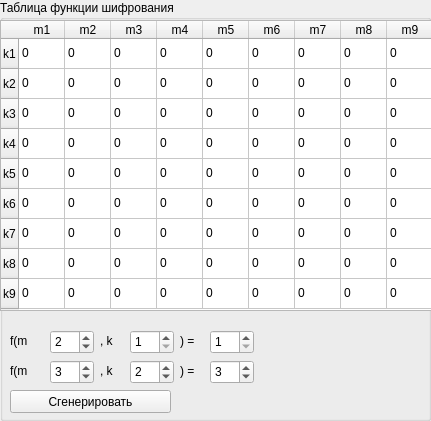
     <widget class="QGroupBox" name="tableOfFunctionGroupBox_Square">
      <property name="geometry">
       <rect>
        <x>190</x>
        <y>0</y>
        <width>431</width>
        <height>421</height>
       </rect>
      </property>
      <property name="title">
       <string>Таблица функции шифрования</string>
      </property>
      <property name="flat">
       <bool>false</bool>
      </property>
      <property name="checkable">
       <bool>false</bool>
      </property>
      <widget class="QTableWidget" name="tableOfFunction_Square">
       <property name="geometry">
        <rect>
         <x>0</x>
         <y>20</y>
         <width>441</width>
         <height>291</height>
        </rect>
       </property>
       <property name="gridStyle">
        <enum>Qt::SolidLine</enum>
       </property>
       <property name="cornerButtonEnabled">
        <bool>true</bool>
       </property>
       <attribute name="horizontalHeaderVisible">
        <bool>true</bool>
       </attribute>
       <attribute name="horizontalHeaderCascadingSectionResizes">
        <bool>false</bool>
       </attribute>
       <attribute name="horizontalHeaderDefaultSectionSize">
        <number>46</number>
       </attribute>
       <attribute name="horizontalHeaderHighlightSections">
        <bool>true</bool>
       </attribute>
       <attribute name="horizontalHeaderMinimumSectionSize">
        <number>30</number>
       </attribute>
       <attribute name="horizontalHeaderShowSortIndicator" stdset="0">
        <bool>true</bool>
       </attribute>
       <row>
        <property name="text">
         <string>k1</string>
        </property>
       </row>
       <row>
        <property name="text">
         <string>k2</string>
        </property>
       </row>
       <row>
        <property name="text">
         <string>k3</string>
        </property>
       </row>
       <row>
        <property name="text">
         <string>k4</string>
        </property>
       </row>
       <row>
        <property name="text">
         <string>k5</string>
        </property>
       </row>
       <row>
        <property name="text">
         <string>k6</string>
        </property>
       </row>
       <row>
        <property name="text">
         <string>k7</string>
        </property>
       </row>
       <row>
        <property name="text">
         <string>k8</string>
        </property>
       </row>
       <row>
        <property name="text">
         <string>k9</string>
        </property>
       </row>
       <column>
        <property name="text">
         <string>m1</string>
        </property>
       </column>
       <column>
        <property name="text">
         <string>m2</string>
        </property>
       </column>
       <column>
        <property name="text">
         <string>m3</string>
        </property>
       </column>
       <column>
        <property name="text">
         <string>m4</string>
        </property>
       </column>
       <column>
        <property name="text">
         <string>m5</string>
        </property>
       </column>
       <column>
        <property name="text">
         <string>m6</string>
        </property>
       </column>
       <column>
        <property name="text">
         <string>m7</string>
        </property>
       </column>
       <column>
        <property name="text">
         <string>m8</string>
        </property>
       </column>
       <column>
        <property name="text">
         <string>m9</string>
        </property>
       </column>
       <item row="0" column="0">
        <property name="text">
         <string>0</string>
        </property>
       </item>
       <item row="0" column="1">
        <property name="text">
         <string>0</string>
        </property>
       </item>
       <item row="0" column="2">
        <property name="text">
         <string>0</string>
        </property>
       </item>
       <item row="0" column="3">
        <property name="text">
         <string>0</string>
        </property>
       </item>
       <item row="0" column="4">
        <property name="text">
         <string>0</string>
        </property>
       </item>
       <item row="0" column="5">
        <property name="text">
         <string>0</string>
        </property>
       </item>
       <item row="0" column="6">
        <property name="text">
         <string>0</string>
        </property>
       </item>
       <item row="0" column="7">
        <property name="text">
         <string>0</string>
        </property>
       </item>
       <item row="0" column="8">
        <property name="text">
         <string>0</string>
        </property>
       </item>
       <item row="1" column="0">
        <property name="text">
         <string>0</string>
        </property>
       </item>
       <item row="1" column="1">
        <property name="text">
         <string>0</string>
        </property>
       </item>
       <item row="1" column="2">
        <property name="text">
         <string>0</string>
        </property>
       </item>
       <item row="1" column="3">
        <property name="text">
         <string>0</string>
        </property>
       </item>
       <item row="1" column="4">
        <property name="text">
         <string>0</string>
        </property>
       </item>
       <item row="1" column="5">
        <property name="text">
         <string>0</string>
        </property>
       </item>
       <item row="1" column="6">
        <property name="text">
         <string>0</string>
        </property>
       </item>
       <item row="1" column="7">
        <property name="text">
         <string>0</string>
        </property>
       </item>
       <item row="1" column="8">
        <property name="text">
         <string>0</string>
        </property>
       </item>
       <item row="2" column="0">
        <property name="text">
         <string>0</string>
        </property>
       </item>
       <item row="2" column="1">
        <property name="text">
         <string>0</string>
        </property>
       </item>
       <item row="2" column="2">
        <property name="text">
         <string>0</string>
        </property>
       </item>
       <item row="2" column="3">
        <property name="text">
         <string>0</string>
        </property>
       </item>
       <item row="2" column="4">
        <property name="text">
         <string>0</string>
        </property>
       </item>
       <item row="2" column="5">
        <property name="text">
         <string>0</string>
        </property>
       </item>
       <item row="2" column="6">
        <property name="text">
         <string>0</string>
        </property>
       </item>
       <item row="2" column="7">
        <property name="text">
         <string>0</string>
        </property>
       </item>
       <item row="2" column="8">
        <property name="text">
         <string>0</string>
        </property>
       </item>
       <item row="3" column="0">
        <property name="text">
         <string>0</string>
        </property>
       </item>
       <item row="3" column="1">
        <property name="text">
         <string>0</string>
        </property>
       </item>
       <item row="3" column="2">
        <property name="text">
         <string>0</string>
        </property>
       </item>
       <item row="3" column="3">
        <property name="text">
         <string>0</string>
        </property>
       </item>
       <item row="3" column="4">
        <property name="text">
         <string>0</string>
        </property>
       </item>
       <item row="3" column="5">
        <property name="text">
         <string>0</string>
        </property>
       </item>
       <item row="3" column="6">
        <property name="text">
         <string>0</string>
        </property>
       </item>
       <item row="3" column="7">
        <property name="text">
         <string>0</string>
        </property>
       </item>
       <item row="3" column="8">
        <property name="text">
         <string>0</string>
        </property>
       </item>
       <item row="4" column="0">
        <property name="text">
         <string>0</string>
        </property>
       </item>
       <item row="4" column="1">
        <property name="text">
         <string>0</string>
        </property>
       </item>
       <item row="4" column="2">
        <property name="text">
         <string>0</string>
        </property>
       </item>
       <item row="4" column="3">
        <property name="text">
         <string>0</string>
        </property>
       </item>
       <item row="4" column="4">
        <property name="text">
         <string>0</string>
        </property>
       </item>
       <item row="4" column="5">
        <property name="text">
         <string>0</string>
        </property>
       </item>
       <item row="4" column="6">
        <property name="text">
         <string>0</string>
        </property>
       </item>
       <item row="4" column="7">
        <property name="text">
         <string>0</string>
        </property>
       </item>
       <item row="4" column="8">
        <property name="text">
         <string>0</string>
        </property>
       </item>
       <item row="5" column="0">
        <property name="text">
         <string>0</string>
        </property>
       </item>
       <item row="5" column="1">
        <property name="text">
         <string>0</string>
        </property>
       </item>
       <item row="5" column="2">
        <property name="text">
         <string>0</string>
        </property>
       </item>
       <item row="5" column="3">
        <property name="text">
         <string>0</string>
        </property>
       </item>
       <item row="5" column="4">
        <property name="text">
         <string>0</string>
        </property>
       </item>
       <item row="5" column="5">
        <property name="text">
         <string>0</string>
        </property>
       </item>
       <item row="5" column="6">
        <property name="text">
         <string>0</string>
        </property>
       </item>
       <item row="5" column="7">
        <property name="text">
         <string>0</string>
        </property>
       </item>
       <item row="5" column="8">
        <property name="text">
         <string>0</string>
        </property>
       </item>
       <item row="6" column="0">
        <property name="text">
         <string>0</string>
        </property>
       </item>
       <item row="6" column="1">
        <property name="text">
         <string>0</string>
        </property>
       </item>
       <item row="6" column="2">
        <property name="text">
         <string>0</string>
        </property>
       </item>
       <item row="6" column="3">
        <property name="text">
         <string>0</string>
        </property>
       </item>
       <item row="6" column="4">
        <property name="text">
         <string>0</string>
        </property>
       </item>
       <item row="6" column="5">
        <property name="text">
         <string>0</string>
        </property>
       </item>
       <item row="6" column="6">
        <property name="text">
         <string>0</string>
        </property>
       </item>
       <item row="6" column="7">
        <property name="text">
         <string>0</string>
        </property>
       </item>
       <item row="6" column="8">
        <property name="text">
         <string>0</string>
        </property>
       </item>
       <item row="7" column="0">
        <property name="text">
         <string>0</string>
        </property>
       </item>
       <item row="7" column="1">
        <property name="text">
         <string>0</string>
        </property>
       </item>
       <item row="7" column="2">
        <property name="text">
         <string>0</string>
        </property>
       </item>
       <item row="7" column="3">
        <property name="text">
         <string>0</string>
        </property>
       </item>
       <item row="7" column="4">
        <property name="text">
         <string>0</string>
        </property>
       </item>
       <item row="7" column="5">
        <property name="text">
         <string>0</string>
        </property>
       </item>
       <item row="7" column="6">
        <property name="text">
         <string>0</string>
        </property>
       </item>
       <item row="7" column="7">
        <property name="text">
         <string>0</string>
        </property>
       </item>
       <item row="7" column="8">
        <property name="text">
         <string>0</string>
        </property>
       </item>
       <item row="8" column="0">
        <property name="text">
         <string>0</string>
        </property>
       </item>
       <item row="8" column="1">
        <property name="text">
         <string>0</string>
        </property>
       </item>
       <item row="8" column="2">
        <property name="text">
         <string>0</string>
        </property>
       </item>
       <item row="8" column="3">
        <property name="text">
         <string>0</string>
        </property>
       </item>
       <item row="8" column="4">
        <property name="text">
         <string>0</string>
        </property>
       </item>
       <item row="8" column="5">
        <property name="text">
         <string>0</string>
        </property>
       </item>
       <item row="8" column="6">
        <property name="text">
         <string>0</string>
        </property>
       </item>
       <item row="8" column="7">
        <property name="text">
         <string>0</string>
        </property>
       </item>
       <item row="8" column="8">
        <property name="text">
         <string>0</string>
        </property>
       </item>
      </widget>
      <widget class="QPushButton" name="generateTableOfFunctionButton_Square">
       <property name="geometry">
        <rect>
         <x>10</x>
         <y>390</y>
         <width>161</width>
         <height>23</height>
        </rect>
       </property>
       <property name="text">
        <string>Сгенерировать</string>
       </property>
      </widget>
      <widget class="QLabel" name="label">
       <property name="geometry">
        <rect>
         <x>10</x>
         <y>330</y>
         <width>41</width>
         <height>21</height>
        </rect>
       </property>
       <property name="text">
        <string>f(m</string>
       </property>
      </widget>
      <widget class="QSpinBox" name="numberOfColumnToBeConstant1_Square">
       <property name="geometry">
        <rect>
         <x>50</x>
         <y>330</y>
         <width>44</width>
         <height>24</height>
        </rect>
       </property>
       <property name="minimum">
        <number>1</number>
       </property>
       <property name="maximum">
        <number>9</number>
       </property>
       <property name="value">
        <number>2</number>
       </property>
      </widget>
      <widget class="QLabel" name="label_2">
       <property name="geometry">
        <rect>
         <x>100</x>
         <y>330</y>
         <width>41</width>
         <height>21</height>
        </rect>
       </property>
       <property name="text">
        <string>, k</string>
       </property>
      </widget>
      <widget class="QSpinBox" name="numberOfRowToBeConstant1_Square">
       <property name="geometry">
        <rect>
         <x>130</x>
         <y>330</y>
         <width>44</width>
         <height>24</height>
        </rect>
       </property>
       <property name="minimum">
        <number>1</number>
       </property>
       <property name="maximum">
        <number>9</number>
       </property>
      </widget>
      <widget class="QLabel" name="label_3">
       <property name="geometry">
        <rect>
         <x>180</x>
         <y>330</y>
         <width>31</width>
         <height>21</height>
        </rect>
       </property>
       <property name="text">
        <string>) =</string>
       </property>
      </widget>
      <widget class="QSpinBox" name="valueToBeConstant1_Square">
       <property name="geometry">
        <rect>
         <x>210</x>
         <y>330</y>
         <width>44</width>
         <height>24</height>
        </rect>
       </property>
       <property name="minimum">
        <number>1</number>
       </property>
       <property name="maximum">
        <number>9</number>
       </property>
      </widget>
      <widget class="QLabel" name="label_6">
       <property name="geometry">
        <rect>
         <x>180</x>
         <y>360</y>
         <width>31</width>
         <height>21</height>
        </rect>
       </property>
       <property name="text">
        <string>) =</string>
       </property>
      </widget>
      <widget class="QLabel" name="label_5">
       <property name="geometry">
        <rect>
         <x>10</x>
         <y>360</y>
         <width>41</width>
         <height>21</height>
        </rect>
       </property>
       <property name="text">
        <string>f(m</string>
       </property>
      </widget>
      <widget class="QSpinBox" name="numberOfColumnToBeConstant2_Square">
       <property name="geometry">
        <rect>
         <x>50</x>
         <y>360</y>
         <width>44</width>
         <height>24</height>
        </rect>
       </property>
       <property name="minimum">
        <number>1</number>
       </property>
       <property name="maximum">
        <number>9</number>
       </property>
       <property name="value">
        <number>3</number>
       </property>
      </widget>
      <widget class="QSpinBox" name="numberOfRowToBeConstant2_Square">
       <property name="geometry">
        <rect>
         <x>130</x>
         <y>360</y>
         <width>44</width>
         <height>24</height>
        </rect>
       </property>
       <property name="minimum">
        <number>1</number>
       </property>
       <property name="maximum">
        <number>9</number>
       </property>
       <property name="value">
        <number>2</number>
       </property>
      </widget>
      <widget class="QSpinBox" name="valueToBeConstant2_Square">
       <property name="geometry">
        <rect>
         <x>210</x>
         <y>360</y>
         <width>44</width>
         <height>24</height>
        </rect>
       </property>
       <property name="minimum">
        <number>1</number>
       </property>
       <property name="maximum">
        <number>9</number>
       </property>
       <property name="value">
        <number>3</number>
       </property>
      </widget>
      <widget class="QLabel" name="label_4">
       <property name="geometry">
        <rect>
         <x>100</x>
         <y>360</y>
         <width>41</width>
         <height>21</height>
        </rect>
       </property>
       <property name="text">
        <string>, k</string>
       </property>
      </widget>
     </widget>
